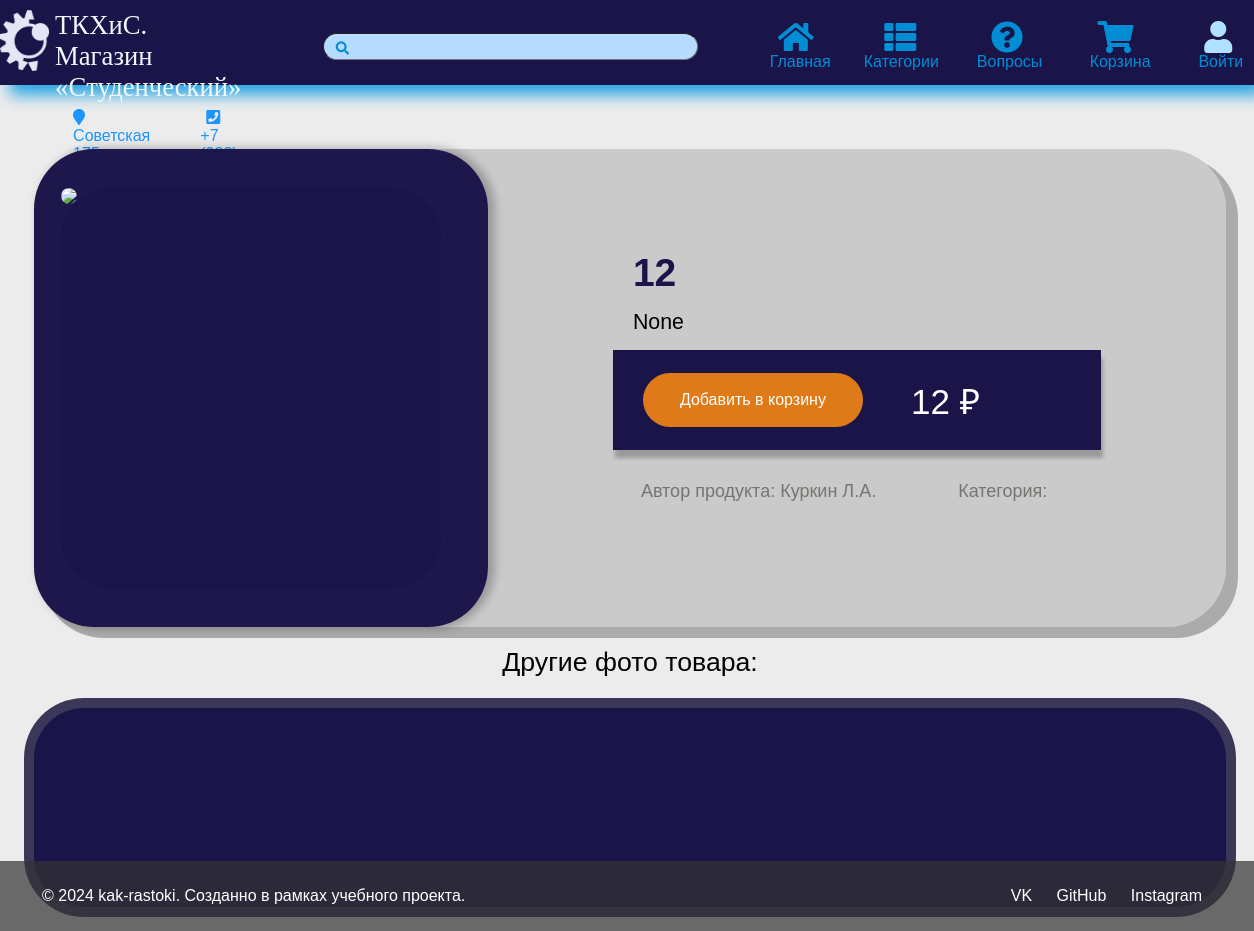
The page /product/8 on the database its author committed.
### app.py (models this page shows)
class Product(db.Model):
    __tablename__ = 'Product'
    ID_product = db.Column(db.Integer, primary_key=True)
    Name_product = db.Column(db.String, nullable=False)
    Cost_product = db.Column(db.Integer, nullable=False)
    Description_product = db.Column(db.Text, nullable=True)
    id_category = db.Column(db.Integer, db.ForeignKey('Categories.ID_categories'), nullable=False)
    id_master = db.Column(db.Integer, db.ForeignKey('Masters.ID_master'), nullable=False)
    IsNew_product = db.Column(db.Boolean, default=True)
    image_product = db.Column(db.LargeBinary, nullable=True)
    category = db.relationship('Categories', backref=db.backref('products', lazy=True))
    master = db.relationship('Masters', backref=db.backref('products', lazy=True))

### app.py (the view)
@app.route('/product/<int:product_id>')
def productCard(product_id):
    product = Product.query.get_or_404(product_id)
    return render_template('product.html', product=product)

### templates/product.html (shortened to what this page needs)
{% extends 'base.html' %}
{%block content%}
<div class="card-wrap">
  <div class = "card-main">
      <div class="card-top">
          <div class="card-topleft">
              <div class="card-mainphoto"><img src="{{ url_for('product_image', product_id=product.ID_product) }}" width="400px" class="rounded-img"></div>
          </div>
          <div class="card-topright">
              <div class="card-infodiv">
                  <div class="card-infotitile">
                      <h1 class="card-title">{{ product.Name_product }}</h1>
                      <div class="card-discdiv">
                          <p class="card-discription">
                            {{ product.Description_product }}
                          </p>
                      </div>
                  </div>
                  <div class="card-costdiv">
                      <button  class="card-addCartButton" ><p>Добавить в корзину</p></button>
                      <div class="card-cost"><p>{{ product.Cost_product }} ₽</p></div>
                  </div>
                  <div class="card-attrdiv">
                      <p class="card-attrP">Автор продукта: Куркин Л.А.</p>
                      <p class="card-attrP">Категория: {{product.Id_category}}</p>
                  </div>
              </div>
          </div>
      </div>
      <p class = "card-another">Другие фото товара:</p>
      <div class="card-lower">
      </div>
  </div>
</div>
{%endblock%}

### static/css/all.css (style rules this page uses)
body { margin: 0; width: 100%; height: 100%; background-color: #edecec; font-family:'Franklin Gothic Medium', 'Arial Narrow', Arial, sans-serif; }
h1,h2,h3,h4,h5,h6 { margin: 0; }
p { margin:0; }
.card-wrap { display: flex; justify-content: center; width:100%; }
.card-main { position: relative; position: relative; top: 50px; left:3px; width: 1242px; height: 796px; border-radius: 60px; display: flex; align-items: center; justify-content: center; flex-direction: column; }
.card-top { position: relative; background-color: #8c8a8a5a; top:-20px; width:96%; height: 60%; border-radius: 60px; margin: 0px 0px 0px 0px; display: flex; box-shadow: 10px 9px 0px 2px rgba(0, 0, 0, 0.274); }
.card-lower { position: relative; background-color: rgb(26, 20, 73); top:20px; width:96%; height: 25%; border-radius: 60px; margin:0px 0px 0px 0px; border: 10px solid rgba(119, 119, 119, 0.352); }
.card-another { margin: 0%; font-size: 20pt; position: relative; top:0px }
.card-topleft { background-color: rgba(26, 20, 73, 0.98); width: 40%; border-radius: 60px; display: flex; align-items: center; justify-content: center; box-shadow:5px 0px 8px 2px #0000003d; }
.card-topright { width: 65%; display: flex; align-items: center; justify-content: center; }
.card-mainphoto { width: 380px; height: 400px; background-color: rgb(26, 20, 73); border-radius:51px; position: relative; top:0px; left:-10px; }
.rounded-img { border-radius: 51px; }
.card-infotitile { position: relative; top: -15px; left:20px; }
.card-discdiv { width: 86%; font-size: 16pt; }
.card-title { font-size:39px; color:rgb(26, 20, 73); margin:0px 0px 15px 0px; width: 78%; }
.card-costdiv { width: 100%; height: 100px; background-color: rgb(26, 20, 73); display: flex; align-items: center; position:relative; top:0px; box-shadow:2px 8px 4px 0px #0000003d; }
.card-addCartButton { width: 220px; height: 54px; border-radius: 51px; border:none; color: white; background-color: rgb(222, 123, 24); transition: .4s; position: relative; left:30px; }
.card-addCartButton p { font-size:16px; }
.card-cost { width: 20%; position:relative; left:16%; }
.card-cost p { font-size: 35px; color:white; }
.card-attrdiv { display: flex; align-items: center; width: 100%; height: 60px; position: relative; top:10px; }
.card-attrdiv p { font-size: 18px; margin: 0px 54px -3px 28px; color: #767571; }

### rows shown on the page
Product: Name_product "12", Description_product "None", Cost_product "12"
